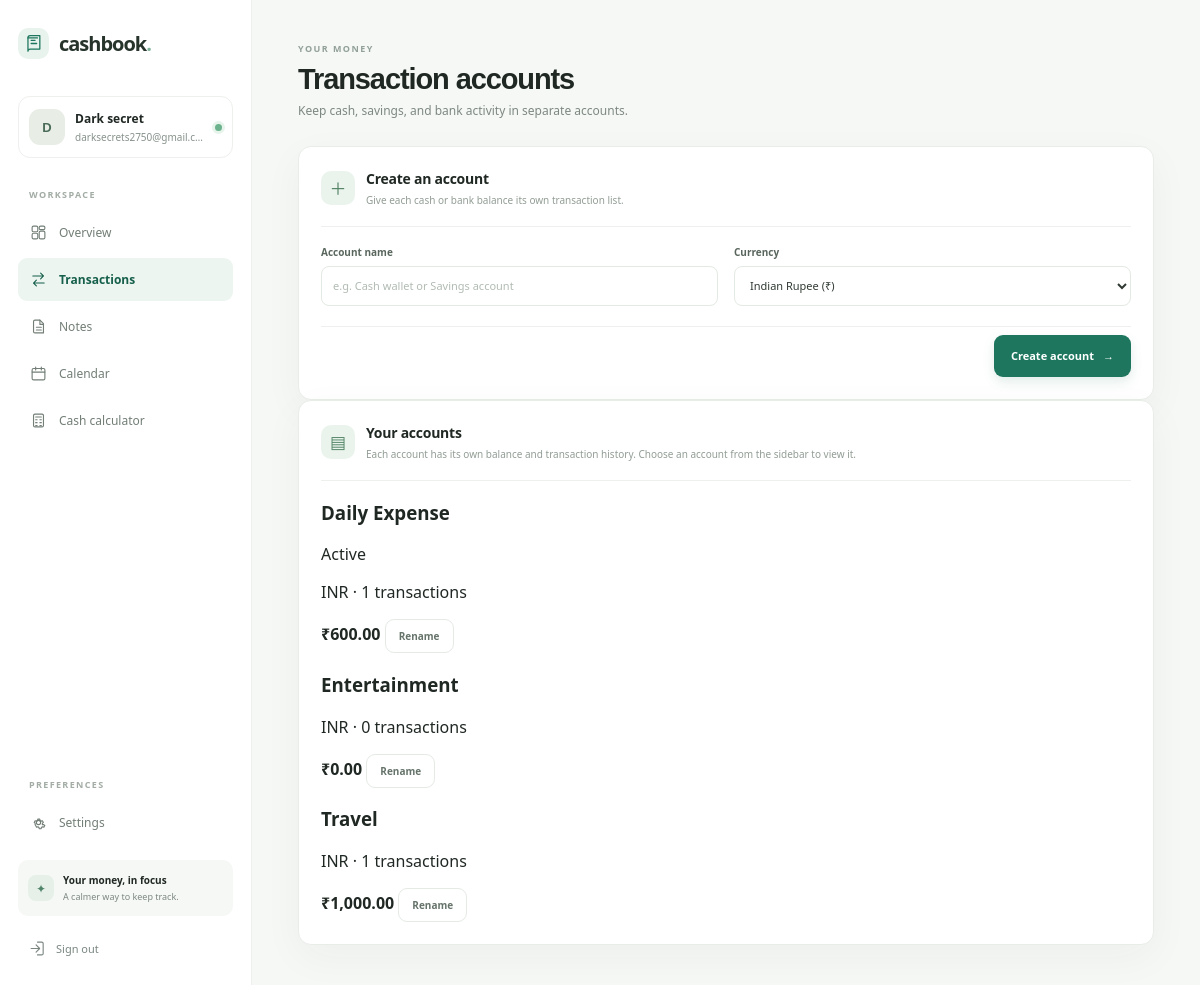
/accounts/ (signed in), run on the app's committed database.
### Cashbook/cashbook/models.py (models this page shows, shortened)
class User(AbstractUser):
    username = None
    email = models.EmailField("email address", unique=True)
    LANGUAGE_CHOICES = [
        ("en", "English"),
        ("hi", "हिन्दी"),
        ("as", "অসমীয়া"),
        ("bn", "বাংলা"),
        ("gu", "ગુજરાતી"),
        ("kn", "ಕನ್ನಡ"),
        ("ks", "کٲشُر"),
        ("ml", "മലയാളം"),
        ("mr", "मराठी"),
        ("ne", "नेपाली"),
        ("or", "ଓଡ଼ିଆ"),
        ("pa", "ਪੰਜਾਬੀ"),
        ("sa", "संस्कृतम्"),
        ("ta", "தமிழ்"),
        ("te", "తెలుగు"),
        ("ur", "اردو"),
    ]
    CURRENCY_CHOICES = [
        ("INR", _("Indian Rupee (₹)")), ("USD", _("US Dollar ($)")), ("EUR", _("Euro (€)")),
        ("GBP", _("British Pound (£)")), ("CAD", _("Canadian Dollar (C$)")), ("AUD", _("Australian Dollar (A$)")),
    ]
    currency = models.CharField(max_length=3, choices=CURRENCY_CHOICES, default="INR")
    language = models.CharField(max_length=5, choices=LANGUAGE_CHOICES, default="en")
    dark_mode = models.BooleanField(default=False)
    DATE_FORMAT_CHOICES = [
        ("dmy", _("DD/MM/YYYY (day/month/year)")),
        ("mdy", _("MM/DD/YYYY (month/day/year)")),
        ("ymd", _("YYYY-MM-DD (year-month-day)")),
    ]
    date_format = models.CharField(max_length=3, choices=DATE_FORMAT_CHOICES, default="dmy")
    TIME_FORMAT_CHOICES = [("12h", _("12-hour")), ("24h", _("24-hour"))]
    CURRENCY_FORMAT_CHOICES = [("symbol", _("Currency symbol")), ("code", _("Currency code"))]
    time_format = models.CharField(max_length=3, choices=TIME_FORMAT_CHOICES, default="12h")
    currency_format = models.CharField(max_length=6, choices=CURRENCY_FORMAT_CHOICES, default="symbol")
    USERNAME_FIELD = "email"
    REQUIRED_FIELDS = []
    objects = UserManager()
    @property
    def display_name(self):
        return self.get_full_name().strip() or self.email.split("@")[0]

class TransactionAccount(models.Model):
    user = models.ForeignKey(User, on_delete=models.CASCADE, related_name="transaction_accounts")
    name = models.CharField(max_length=80)
    currency = models.CharField(max_length=3, choices=User.CURRENCY_CHOICES, default="INR")
    is_default = models.BooleanField(default=False)
    created_at = models.DateTimeField(auto_now_add=True)
    class Meta:
        ordering = ["-is_default", "name", "id"]
        constraints = [
            models.UniqueConstraint(fields=("user", "name"), name="unique_transaction_account_name"),
        ]

### Cashbook/cashbook/views.py (the view, shortened to what this page needs)
# urls.py: path("accounts/", views.transaction_accounts, name="transaction_accounts"),
@login_required
def transaction_accounts(request):
    active_account = get_active_account(request)
    form = TransactionAccountForm(request.POST or None, user=request.user)
    accounts = list(TransactionAccount.objects.filter(user=request.user))
    account_summaries = []
    for account in accounts:
        account_in, account_out = totals(Transaction.objects.filter(user=request.user, account=account))
        account_summaries.append({
            "account": account,
            "balance": money(request.user, account_in - account_out, account=account),
            "transaction_count": account.transactions.count(),
            "is_active": account.pk == active_account.pk,
        })
    return render(request, "cashbook/accounts.html", page_context(
        request, form=form, account_summaries=account_summaries,
        accounts=accounts, active_account=active_account,
    ))

### Cashbook/cashbook/forms.py (shortened to what this page needs)
class TransactionAccountForm(StyledFormMixin, forms.ModelForm):
    class Meta:
        model = TransactionAccount
        fields = ("name", "currency")
        labels = {"name": _("Account name"), "currency": _("Currency")}
        widgets = {"name": forms.TextInput(attrs={"placeholder": _("e.g. Cash wallet or Savings account")})}
    def __init__(self, *args, user, **kwargs):
        self.user = user
        super().__init__(*args, **kwargs)
        self.apply_styles()
        self.fields["currency"].initial = user.currency

### Cashbook/cashbook/forms.py (called while the page is built)
    def apply_styles(self):
        for field in self.fields.values():
            field.widget.attrs["class"] = (field.widget.attrs.get("class", "") + " input").strip()

### Cashbook/cashbook/views.py (called while the page is built)
def money(user, amount, account=None):
    return f"{currency_prefix(user, account=account)}{amount:,.2f}"

def currency_prefix(user, account=None):
    currency = account.currency if account else user.currency
    if user.currency_format == "code":
        return f"{currency} "
    return CURRENCY_SYMBOLS.get(currency, currency + " ")

def totals(queryset):
    incoming = queryset.filter(kind=Transaction.INCOME).aggregate(total=Sum("amount"))["total"] or Decimal("0")
    outgoing = queryset.filter(kind=Transaction.EXPENSE).aggregate(total=Sum("amount"))["total"] or Decimal("0")
    return incoming, outgoing

def page_context(request, **context):
    active_account = context.get("active_account") or get_active_account(request)
    accounts = context.get("accounts")
    if accounts is None:
        accounts = list(TransactionAccount.objects.filter(user=request.user))
    context["active_account"] = active_account
    context["accounts"] = accounts
    context["currency_prefix"] = currency_prefix(request.user, account=active_account)
    context["transaction_currency"] = active_account.currency
    context["date_display_format"] = DATE_DISPLAY_FORMATS.get(request.user.date_format, "d/m/Y")
    context["time_display_format"] = "H:i" if request.user.time_format == "24h" else "g:i A"
    return context

### templates/cashbook/accounts.html (shortened to what this page needs)
{% extends "cashbook/base.html" %}
{% load i18n %}
{% block content %}
  <div class="page-heading"><div><span class="eyebrow">{% trans "YOUR MONEY" %}</span><h1>{% trans "Transaction accounts" %}</h1><p>{% trans "Keep cash, savings, and bank activity in separate accounts." %}</p></div></div>
  <div class="accounts-layout">
    <section class="panel settings-panel account-create-panel">
      <div class="settings-card-heading"><span class="settings-icon">＋</span><div><h2>{% trans "Create an account" %}</h2><p>{% trans "Give each cash or bank balance its own transaction list." %}</p></div></div>
      <form method="post" class="stack-form settings-form">{% csrf_token %}
        {% for field in form %}<div class="field"><label for="{{ field.id_for_label }}">{% translate field.label %}</label>{{ field }}{% if field.errors %}<div class="field-error">{{ field.errors }}</div>{% endif %}</div>{% endfor %}
        <div class="form-actions"><button class="button button-primary" type="submit">{% trans "Create account" %} <span aria-hidden="true">→</span></button></div>
      </form>
    </section>
    <section class="panel settings-panel account-list-panel">
      <div class="settings-card-heading"><span class="settings-icon">▤</span><div><h2>{% trans "Your accounts" %}</h2><p>{% trans "Each account has its own balance and transaction history. Choose an account from the sidebar to view it." %}</p></div></div>
      <div class="transaction-account-list">
        {% for summary in account_summaries %}
          <article class="transaction-account-card {% if summary.is_active %}active-account-card{% endif %}">
            <div class="transaction-account-copy"><div class="transaction-account-title"><h3>{{ summary.account.name }}</h3>{% if summary.is_active %}<span class="active-account-badge">{% trans "Active" %}</span>{% endif %}</div><p>{{ summary.account.currency }} · {{ summary.transaction_count }} {% trans "transactions" %}</p></div>
            <strong class="transaction-account-balance">{{ summary.balance }}</strong>
            <a class="button button-secondary button-small account-rename-link" href="{% url 'transaction_account_rename' summary.account.pk %}">{% trans "Rename" %}</a>
          </article>
        {% empty %}<p class="account-empty">{% trans "Create your first transaction account to get started." %}</p>{% endfor %}
      </div>
    </section>
  </div>
{% endblock %}

### Cashbook/templates/cashbook/base.html (shortened to what this page needs)
{% load static i18n %}
<!doctype html>
<html lang="{{ request.LANGUAGE_CODE|default:'en' }}" data-theme="{% if user.is_authenticated and user.dark_mode %}dark{% else %}light{% endif %}">
<head>
  <link rel="stylesheet" href="{% static 'cashbook/app.css' %}">
</head>
<body class="app-body">
  <div class="app-shell">
    <aside class="sidebar" id="sidebar">
      <a class="brand" href="{% url 'dashboard' %}">
        <span class="brand-mark"><svg viewBox="0 0 24 24" aria-hidden="true"><path d="M5 4.75A2.75 2.75 0 0 1 7.75 2H20v17H7.75A2.75 2.75 0 0 0 5 21.75v-17Z"/><path d="M5 5h12M9 8h5M9 12h7"/></svg></span>
        <span>cashbook<span class="brand-period">.</span></span>
      </a>
      <div class="profile-chip">
        <span class="avatar">{{ user.first_name|first|upper|default:user.email|first|upper }}</span>
        <span class="profile-copy"><strong>{{ user.display_name }}</strong><small>{{ user.email }}</small></span>
        <span class="online-dot" title="{% trans 'Signed in' %}"></span>
      </div>
      <p class="nav-label">{% trans "WORKSPACE" %}</p>
      <nav class="primary-nav" aria-label="{% trans 'Main navigation' %}">
        <a class="nav-link {% if request.resolver_match.url_name == 'dashboard' %}active{% endif %}" href="{% url 'dashboard' %}">
          <svg viewBox="0 0 24 24" aria-hidden="true"><rect x="3" y="3" width="8" height="8" rx="2"/><rect x="13" y="3" width="8" height="5" rx="2"/><rect x="13" y="10" width="8" height="11" rx="2"/><rect x="3" y="13" width="8" height="8" rx="2"/></svg><span>{% trans "Overview" %}</span>
        </a>
        <a class="nav-link {% if request.resolver_match.url_name == 'transactions' or 'transaction' in request.resolver_match.url_name %}active{% endif %}" href="{% url 'transactions' %}">
          <svg viewBox="0 0 24 24" aria-hidden="true"><path d="M4 7h15m0 0-4-4m4 4-4 4M20 17H5m0 0 4-4m-4 4 4 4"/></svg><span>{% trans "Transactions" %}</span>
        </a>
        <a class="nav-link {% if 'note' in request.resolver_match.url_name %}active{% endif %}" href="{% url 'notes' %}">
          <svg viewBox="0 0 24 24" aria-hidden="true"><path d="M7 3h7l5 5v13H7a2 2 0 0 1-2-2V5a2 2 0 0 1 2-2Z"/><path d="M14 3v6h5M9 13h7m-7 4h7"/></svg><span>{% trans "Notes" %}</span>
        </a>
        <a class="nav-link {% if 'calendar' in request.resolver_match.url_name or 'event' in request.resolver_match.url_name %}active{% endif %}" href="{% url 'calendar' %}">
          <svg viewBox="0 0 24 24" aria-hidden="true"><rect x="3" y="5" width="18" height="16" rx="2"/><path d="M16 3v4M8 3v4M3 10h18"/></svg><span>{% trans "Calendar" %}</span>
        </a>
        <a class="nav-link {% if request.resolver_match.url_name == 'calculator' %}active{% endif %}" href="{% url 'calculator' %}">
          <svg viewBox="0 0 24 24" aria-hidden="true"><rect x="5" y="3" width="14" height="18" rx="2"/><path d="M8 7h8M8 11h2m4 0h2m-8 4h2m4 0h2m-8 4h2m4 0h2"/></svg><span>{% trans "Cash calculator" %}</span>
        </a>
      </nav>
      <div class="sidebar-spacer"></div>
      <p class="nav-label">{% trans "PREFERENCES" %}</p>
      <nav aria-label="{% trans 'Preferences' %}">
        <a class="nav-link {% if 'settings' in request.resolver_match.url_name or 'password' in request.resolver_match.url_name %}active{% endif %}" href="{% url 'settings' %}">
          <span>{% trans "Settings" %}</span>
        </a>
      </nav>
      <div class="sidebar-footer">
        <div class="privacy-note"><span class="privacy-icon">✦</span><div><strong>{% trans "Your money, in focus" %}</strong><small>{% trans "A calmer way to keep track." %}</small></div></div>
        <form method="post" action="{% url 'logout' %}">{% csrf_token %}<button class="logout-link" type="submit"><svg viewBox="0 0 24 24" aria-hidden="true"><path d="M10 17l5-5-5-5m5 5H3m9-9h6a2 2 0 0 1 2 2v14a2 2 0 0 1-2 2h-6"/></svg>{% trans "Sign out" %}</button></form>
      </div>
    </aside>
    <main class="main-area">
      <div class="page-content">{% block content %}{% endblock %}</div>
    </main>
  </div>
</body>
</html>

### data on the page
User: first_name|first "D", display_name "Dark secret", email "darksecrets2750@gmail.c…"
TransactionAccount: account.name "Daily Expense", account.currency "INR", transaction_count "1", balance "₹600.00"
TransactionAccount: account.name "Entertainment", account.currency "INR", transaction_count "0", balance "₹0.00"
TransactionAccount: account.name "Travel", account.currency "INR", transaction_count "1", balance "₹1,000.00"
